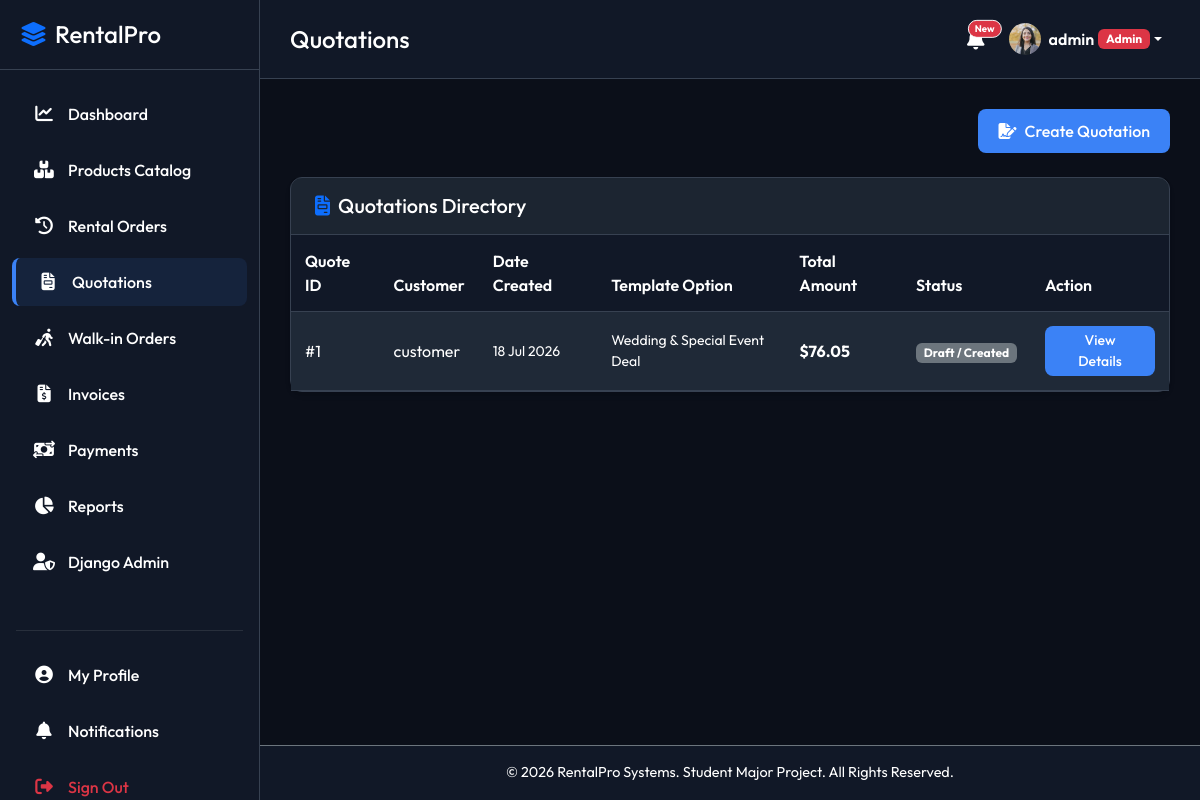
/quotation/ (signed in), run on the app's committed database.
### customers/models.py (models this page shows, shortened)
class Customer(models.Model):
    user = models.OneToOneField(
        User, on_delete=models.CASCADE, related_name='customer_profile',
        null=True, blank=True
    )
    walk_in_name = models.CharField(max_length=200, blank=True, null=True)
    is_walk_in = models.BooleanField(default=False)
    phone = models.CharField(max_length=20, blank=True, null=True)
    profile_image = models.ImageField(upload_to='profile_images/', blank=True, null=True)
    saved_address = models.TextField(blank=True, null=True)
    payment_info = models.CharField(max_length=100, blank=True, null=True, help_text="Card details placeholder (e.g. Visa **** 1234)")

### quotation/models.py (models this page shows, shortened)
class Quotation(models.Model):
    STATUS_CHOICES = [
        ('draft', 'Draft / Created'),
        ('sent', 'Sent to Customer'),
        ('approved', 'Approved by Customer'),
        ('converted', 'Converted to Order'),
        ('cancelled', 'Cancelled'),
    ]
    TEMPLATE_CHOICES = [
        ('standard', 'Standard Rental Template'),
        ('corporate', 'Corporate Partner Deal'),
        ('special_event', 'Wedding & Special Event Deal'),
    ]
    customer = models.ForeignKey(Customer, on_delete=models.CASCADE, related_name='quotations')
    status = models.CharField(max_length=20, choices=STATUS_CHOICES, default='draft')
    created_at = models.DateTimeField(auto_now_add=True)
    total_amount = models.DecimalField(max_digits=10, decimal_places=2, default='0.00')
    template_name = models.CharField(max_length=30, choices=TEMPLATE_CHOICES, default='standard')

### quotation/views.py (the view)
# urls.py: path('', views.quotation_list, name='quotation_list'),
@login_required
def quotation_list(request):
    is_admin = request.user.is_staff or request.user.is_superuser
    if is_admin:
        quotations = Quotation.objects.all().order_by('-id')
    else:
        try:
            customer = request.user.customer_profile
            quotations = Quotation.objects.filter(customer=customer).order_by('-id')
        except Customer.DoesNotExist:
            quotations = Quotation.objects.none()
    return render(request, 'quotation/quotation_list.html', {
        'quotations': quotations,
        'is_admin': is_admin
    })

### accounts/context_processors.py (called while the page is built)
def customer_profile_context(request):
    if request.user.is_authenticated:
        try:
            profile = request.user.customer_profile
        except Customer.DoesNotExist:
            profile = None
    else:
        profile = None
    return {
        'customer_profile': profile,
        'user_role': get_user_role(request.user),
    }

### accounts/permissions.py (called while the page is built)
def get_user_role(user):
    if not user.is_authenticated:
        return None
    try:
        return user.profile.role
    except Exception:
        return 'admin' if (user.is_superuser or user.is_staff) else 'customer'

### templates/quotation/quotation_list.html (shortened to what this page needs)
{% extends "base.html" %}
{% block page_header %}Quotations{% endblock %}
{% block content %}
<div class="row mb-4">
    <div class="col text-end">
        <a href="{% url 'quotation:quotation_create' %}" class="btn btn-accent"><i class="fa-solid fa-file-signature me-2"></i>Create Quotation</a>
    </div>
</div>
<div class="card card-custom">
    <div class="card-header">
        <h5 class="m-0 text-white"><i class="fa-solid fa-file-invoice text-primary me-2"></i>Quotations Directory</h5>
    </div>
    <div class="card-body p-0">
        <div class="table-responsive">
            <table class="table table-dark table-hover table-custom m-0">
                <thead>
                    <tr>
                        <th>Quote ID</th>
                        {% if is_admin %}
                            <th>Customer</th>
                        {% endif %}
                        <th>Date Created</th>
                        <th>Template Option</th>
                        <th>Total Amount</th>
                        <th>Status</th>
                        <th>Action</th>
                    </tr>
                </thead>
                <tbody>
                    {% for q in quotations %}
                        <tr>
                            <td>#{{ q.id }}</td>
                            {% if is_admin %}
                                <td>{{ q.customer.user.username }}</td>
                            {% endif %}
                            <td class="small text-white">{{ q.created_at|date:"d M Y" }}</td>
                            <td class="small text-white">{{ q.get_template_name_display }}</td>
                            <td class="fw-bold">${{ q.total_amount }}</td>
                            <td>
                                <span class="badge {% if q.status == 'converted' %}badge-active{% elif q.status == 'approved' %}bg-primary{% elif q.status == 'sent' %}badge-pending{% elif q.status == 'cancelled' %}badge-danger{% else %}bg-secondary{% endif %}">
                                    {{ q.get_status_display }}
                                </span>
                            </td>
                            <td>
                                <a href="{% url 'quotation:quotation_detail' q.pk %}" class="btn btn-sm btn-accent py-1">View Details</a>
                            </td>
                        </tr>
                    {% endfor %}
                </tbody>
            </table>
        </div>
    </div>
</div>
{% endblock %}

### templates/base.html (shortened to what this page needs)
<!DOCTYPE html>
<html lang="en">
<head>
    <link href="https://cdn.jsdelivr.net/npm/bootstrap@5.3.0/dist/css/bootstrap.min.css" rel="stylesheet">
    <link rel="stylesheet" href="https://cdnjs.cloudflare.com/ajax/libs/font-awesome/6.4.0/css/all.min.css">
</head>
<body>
    <div id="sidebar">
        <div class="sidebar-header d-flex align-items-center justify-content-between">
            <h4 class="m-0 text-white"><i class="fa-solid fa-layer-group text-primary me-2"></i>RentalPro</h4>
        </div>
        <ul class="nav flex-column mt-3">
            {% if user.is_authenticated %}
                <li class="nav-item">
                    <a href="{% url 'dashboard:home' %}" class="nav-link {% if '/dashboard/' in request.path %}active{% endif %}">
                        <i class="fa-solid fa-chart-line"></i> Dashboard
                    </a>
                </li>
                <li class="nav-item">
                    <a href="{% url 'products:product_list' %}" class="nav-link {% if '/products/' in request.path %}active{% endif %}">
                        <i class="fa-solid fa-boxes-stacked"></i> Products Catalog
                    </a>
                </li>
                <li class="nav-item">
                    <a href="{% url 'rentals:order_list' %}" class="nav-link {% if '/rentals/orders/' in request.path %}active{% endif %}">
                        <i class="fa-solid fa-clock-rotate-left"></i> Rental Orders
                    </a>
                </li>
                <li class="nav-item">
                    <a href="{% url 'quotation:quotation_list' %}" class="nav-link {% if '/quotation/' in request.path %}active{% endif %}">
                        <i class="fa-solid fa-file-invoice"></i> Quotations
                    </a>
                </li>
                {% if user_role == 'admin' or user_role == 'salesperson' %}
                <li class="nav-item">
                    <a href="{% url 'rentals:walk_in_order_create' %}" class="nav-link {% if '/walk-in/' in request.path %}active{% endif %}">
                        <i class="fa-solid fa-person-walking-luggage"></i> Walk-in Orders
                    </a>
                </li>
                <li class="nav-item">
                    <a href="{% url 'payments:invoice_list' %}" class="nav-link {% if '/payments/invoices/' in request.path %}active{% endif %}">
                        <i class="fa-solid fa-file-invoice-dollar"></i> Invoices
                    </a>
                </li>
                <li class="nav-item">
                    <a href="{% url 'payments:payment_list' %}" class="nav-link {% if '/payments/history/' in request.path %}active{% endif %}">
                        <i class="fa-solid fa-money-bill-transfer"></i> Payments
                    </a>
                </li>
                <li class="nav-item">
                    <a href="{% url 'reports:reports_home' %}" class="nav-link {% if '/reports/' in request.path %}active{% endif %}">
                        <i class="fa-solid fa-chart-pie"></i> Reports
                    </a>
                </li>
                <li class="nav-item">
                    <a href="{% url 'admin:index' %}" class="nav-link" target="_blank">
                        <i class="fa-solid fa-user-shield"></i> Django Admin
                    </a>
                </li>
                {% endif %}
                <li class="nav-item mt-4">
                    <hr class="border-secondary mx-3">
                </li>
                <li class="nav-item">
                    <a href="{% url 'accounts:profile' %}" class="nav-link {% if '/accounts/profile/' in request.path %}active{% endif %}">
                        <i class="fa-solid fa-circle-user"></i> My Profile
                    </a>
                </li>
                <li class="nav-item">
                    <a href="{% url 'notifications:notification_list' %}" class="nav-link {% if '/notifications/' in request.path %}active{% endif %}">
                        <i class="fa-solid fa-bell"></i> Notifications
                    </a>
                </li>
                <li class="nav-item">
                    <a href="{% url 'accounts:logout' %}" class="nav-link text-danger">
                        <i class="fa-solid fa-right-from-bracket"></i> Sign Out
                    </a>
                </li>
            {% endif %}
        </ul>
    </div>
    <div id="content-wrapper">
        <nav class="navbar navbar-expand main-navbar">
            <div class="container-fluid p-0">
                <h4 class="text-white m-0 d-none d-md-block">{% block page_header %}Rental Operations{% endblock %}</h4>
                <ul class="navbar-nav ms-auto align-items-center">
                    {% if user.is_authenticated %}
                        <li class="nav-item me-3">
                            <a href="{% url 'notifications:notification_list' %}" class="position-relative text-white">
                                <i class="fa-solid fa-bell fa-lg"></i>
                                <span class="position-absolute top-0 start-100 translate-middle badge rounded-pill bg-danger border border-light" style="font-size: 0.6rem;">
                                    New
                                </span>
                            </a>
                        </li>
                        <li class="nav-item dropdown">
                            <a class="nav-link dropdown-toggle text-white d-flex align-items-center" href="#" role="button" data-bs-toggle="dropdown" aria-expanded="false">
                                {% if customer_profile and customer_profile.profile_image %}
                                    <img src="{{ customer_profile.profile_image.url }}" class="rounded-circle me-2" width="32" height="32" style="object-fit: cover;">
                                {% else %}
                                    <div class="rounded-circle bg-primary d-flex align-items-center justify-content-center text-white me-2" style="width: 32px; height: 32px; font-weight: bold;">
                                        {{ user.username|slice:":1"|upper }}
                                    </div>
                                {% endif %}
                                <span class="d-none d-sm-inline fw-semibold">{{ user.username }}</span>
                                {% if user_role == 'admin' %}<span class="badge bg-danger ms-1 small">Admin</span>{% elif user_role == 'salesperson' %}<span class="badge bg-primary ms-1 small">Sales</span>{% endif %}
                            </a>
                        </li>
                    {% endif %}
                </ul>
            </div>
        </nav>
        <div class="content-body">
            {% block content %}{% endblock %}
        </div>
        <footer class="text-center py-3 border-top border-secondary mt-auto" style="background-color: var(--primary-bg);">
            <p class="m-0 text-white" style="font-size: 0.9rem;">&copy; 2026 RentalPro Systems. Student Major Project. All Rights Reserved.</p>
        </footer>
    </div>
</body>
</html>

### templates/base.html (style rules this page uses)
:root { --primary-bg: #111827; --secondary-bg: #1f2937; --accent-color: #3b82f6; --accent-hover: #2563eb; --text-main: #f3f4f6; --text-muted: #ffffff; --sidebar-width: 260px; }
body { font-family: 'Outfit', sans-serif; background-color: #0b0f19; color: var(--text-main); overflow-x: hidden; min-height: 100vh; }
#sidebar { width: var(--sidebar-width); background-color: var(--primary-bg); border-right: 1px solid #374151; position: fixed; top: 0; bottom: 0; left: 0; z-index: 100; transition: all 0.3s; }
#sidebar .sidebar-header { padding: 20px; border-bottom: 1px solid #374151; }
#sidebar .nav-link { color: var(--text-muted); padding: 12px 20px; font-weight: 500; display: flex; align-items: center; border-radius: 8px; margin: 4px 12px; transition: all 0.2s; }
#sidebar .nav-link i { margin-right: 12px; font-size: 1.1rem; width: 24px; text-align: center; }
#sidebar .nav-link:hover, #sidebar .nav-link.active { color: #ffffff; background-color: var(--secondary-bg); }
#sidebar .nav-link.active { border-left: 4px solid var(--accent-color); background-color: rgba(59, 130, 246, 0.1); }
#content-wrapper { margin-left: var(--sidebar-width); min-height: 100vh; display: flex; flex-direction: column; transition: all 0.3s; }
.main-navbar { background-color: var(--primary-bg); border-bottom: 1px solid #374151; padding: 15px 30px; }
.content-body { padding: 30px; flex-grow: 1; }
.card-custom { background-color: var(--secondary-bg); border: 1px solid #374151; border-radius: 12px; box-shadow: 0 4px 6px -1px rgba(0, 0, 0, 0.1), 0 2px 4px -1px rgba(0, 0, 0, 0.06); margin-bottom: 24px; color: var(--text-main); }
.card-custom .card-header { background-color: rgba(0, 0, 0, 0.1); border-bottom: 1px solid #374151; padding: 16px 24px; font-weight: 600; }
.card-custom .card-body { padding: 24px; }
.table-custom { color: var(--text-main); }
.table-custom th { font-weight: 600; background-color: #111827 !important; border-color: #374151; color: var(--text-muted); padding: 14px; }
.table-custom td { background-color: var(--secondary-bg) !important; border-color: #374151; padding: 14px; vertical-align: middle; }
.btn-accent { background-color: var(--accent-color); color: white; border-radius: 8px; padding: 10px 20px; font-weight: 500; border: none; transition: all 0.2s; }

### data on the page
Customer: profile_image (picture)
Quotation: id "1", customer.user.username "customer", created_at "18 Jul 2026", template_name "Wedding & Special Event Deal", total_amount "76.05", status "Draft / Created"

### other printed values
{{ user.username }} "admin"
